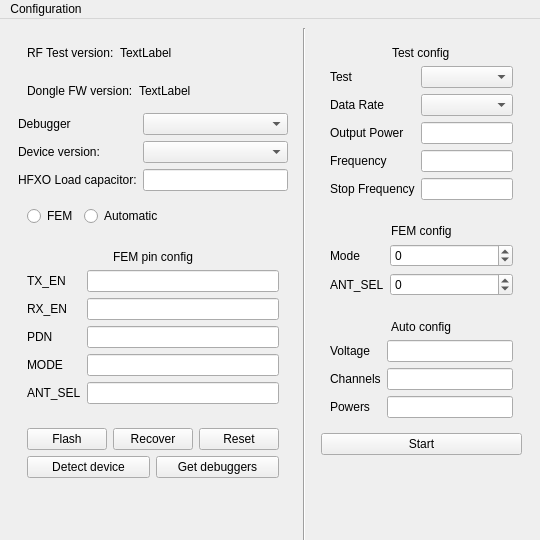
<?xml version="1.0" encoding="UTF-8"?>
<ui version="4.0">
 <class>MainWindow</class>
 <widget class="QMainWindow" name="MainWindow">
  <property name="geometry">
   <rect>
    <x>0</x>
    <y>0</y>
    <width>540</width>
    <height>540</height>
   </rect>
  </property>
  <property name="sizePolicy">
   <sizepolicy hsizetype="Fixed" vsizetype="Fixed">
    <horstretch>0</horstretch>
    <verstretch>0</verstretch>
   </sizepolicy>
  </property>
  <property name="minimumSize">
   <size>
    <width>540</width>
    <height>540</height>
   </size>
  </property>
  <property name="maximumSize">
   <size>
    <width>540</width>
    <height>540</height>
   </size>
  </property>
  <property name="windowTitle">
   <string>RF test</string>
  </property>
  <widget class="QWidget" name="centralwidget">
   <property name="sizePolicy">
    <sizepolicy hsizetype="Preferred" vsizetype="Fixed">
     <horstretch>0</horstretch>
     <verstretch>0</verstretch>
    </sizepolicy>
   </property>
   <property name="minimumSize">
    <size>
     <width>540</width>
     <height>540</height>
    </size>
   </property>
   <property name="maximumSize">
    <size>
     <width>540</width>
     <height>540</height>
    </size>
   </property>
   <layout class="QGridLayout" name="gridLayout">
    <item row="0" column="0">
     <layout class="QHBoxLayout" name="horizontalLayout">
      <item alignment="Qt::AlignmentFlag::AlignRight|Qt::AlignmentFlag::AlignTop">
       <widget class="QWidget" name="programmerWidget" native="true">
        <property name="sizePolicy">
         <sizepolicy hsizetype="Fixed" vsizetype="Fixed">
          <horstretch>0</horstretch>
          <verstretch>0</verstretch>
         </sizepolicy>
        </property>
        <layout class="QVBoxLayout" name="verticalLayout">
         <item alignment="Qt::AlignmentFlag::AlignLeft">
          <widget class="QWidget" name="RFTestVersionWidget" native="true">
           <property name="sizePolicy">
            <sizepolicy hsizetype="Fixed" vsizetype="Fixed">
             <horstretch>0</horstretch>
             <verstretch>0</verstretch>
            </sizepolicy>
           </property>
           <layout class="QHBoxLayout" name="horizontalLayout_5">
            <item>
             <widget class="QLabel" name="rfTestVersionLabel">
              <property name="text">
               <string>RF Test version:</string>
              </property>
             </widget>
            </item>
            <item>
             <widget class="QLabel" name="rfTestVersion">
              <property name="text">
               <string>TextLabel</string>
              </property>
             </widget>
            </item>
           </layout>
          </widget>
         </item>
         <item alignment="Qt::AlignmentFlag::AlignLeft">
          <widget class="QWidget" name="donleFWVersionWidget" native="true">
           <property name="sizePolicy">
            <sizepolicy hsizetype="Fixed" vsizetype="Fixed">
             <horstretch>0</horstretch>
             <verstretch>0</verstretch>
            </sizepolicy>
           </property>
           <layout class="QHBoxLayout" name="horizontalLayout_7">
            <item>
             <widget class="QLabel" name="dongleFWVersionLabel">
              <property name="text">
               <string>Dongle FW version:</string>
              </property>
             </widget>
            </item>
            <item>
             <widget class="QLabel" name="dongleFWVersion">
              <property name="text">
               <string>TextLabel</string>
              </property>
             </widget>
            </item>
           </layout>
          </widget>
         </item>
         <item>
          <layout class="QFormLayout" name="programForm">
           <item row="0" column="0">
            <widget class="QLabel" name="debuggerLabel">
             <property name="text">
              <string>Debugger</string>
             </property>
            </widget>
           </item>
           <item row="0" column="1">
            <widget class="QComboBox" name="debuggerSNR"/>
           </item>
           <item row="1" column="0">
            <widget class="QLabel" name="deviceVersionLabel">
             <property name="text">
              <string>Device version:</string>
             </property>
            </widget>
           </item>
           <item row="1" column="1">
            <widget class="QComboBox" name="deviceVersion"/>
           </item>
           <item row="2" column="0">
            <widget class="QLabel" name="loadCapacitorLabel">
             <property name="text">
              <string>HFXO Load capacitor:</string>
             </property>
            </widget>
           </item>
           <item row="2" column="1">
            <widget class="QLineEdit" name="loadCapacitor">
             <property name="sizePolicy">
              <sizepolicy hsizetype="Expanding" vsizetype="Fixed">
               <horstretch>0</horstretch>
               <verstretch>0</verstretch>
              </sizepolicy>
             </property>
             <property name="minimumSize">
              <size>
               <width>0</width>
               <height>0</height>
              </size>
             </property>
             <property name="toolTip">
              <string>&lt;html&gt;&lt;head/&gt;&lt;body&gt;&lt;p&gt;Internal load capacitors in pF. To disable the internal load capacitors set this to 0. Leave blank to use default configuration.&lt;/p&gt;&lt;/body&gt;&lt;/html&gt;</string>
             </property>
            </widget>
           </item>
          </layout>
         </item>
         <item>
          <widget class="QWidget" name="radioButtons" native="true">
           <property name="sizePolicy">
            <sizepolicy hsizetype="Fixed" vsizetype="Fixed">
             <horstretch>0</horstretch>
             <verstretch>0</verstretch>
            </sizepolicy>
           </property>
           <layout class="QHBoxLayout" name="horizontalLayout_3">
            <item>
             <widget class="QRadioButton" name="FEM">
              <property name="text">
               <string>FEM</string>
              </property>
              <property name="autoExclusive">
               <bool>false</bool>
              </property>
             </widget>
            </item>
            <item>
             <widget class="QRadioButton" name="autoTest">
              <property name="text">
               <string>Automatic</string>
              </property>
              <property name="autoExclusive">
               <bool>false</bool>
              </property>
             </widget>
            </item>
           </layout>
          </widget>
         </item>
         <item>
          <widget class="QWidget" name="femPinWidget" native="true">
           <property name="sizePolicy">
            <sizepolicy hsizetype="Preferred" vsizetype="Preferred">
             <horstretch>0</horstretch>
             <verstretch>0</verstretch>
            </sizepolicy>
           </property>
           <layout class="QVBoxLayout" name="verticalLayout_3">
            <item alignment="Qt::AlignmentFlag::AlignHCenter">
             <widget class="QLabel" name="femPinsLabel">
              <property name="text">
               <string>FEM pin config</string>
              </property>
             </widget>
            </item>
            <item>
             <layout class="QFormLayout" name="femPins">
              <item row="0" column="0">
               <widget class="QLabel" name="txEnLabel">
                <property name="text">
                 <string>TX_EN</string>
                </property>
               </widget>
              </item>
              <item row="0" column="1">
               <widget class="QLineEdit" name="txEnPin">
                <property name="toolTip">
                 <string>&lt;html&gt;&lt;head/&gt;&lt;body&gt;&lt;p&gt;TX enable pin. High when DUT transmitting, low otherwise.&lt;/p&gt;&lt;/body&gt;&lt;/html&gt;</string>
                </property>
               </widget>
              </item>
              <item row="1" column="0">
               <widget class="QLabel" name="rxEnLabel">
                <property name="text">
                 <string>RX_EN</string>
                </property>
               </widget>
              </item>
              <item row="1" column="1">
               <widget class="QLineEdit" name="rxEnPin">
                <property name="toolTip">
                 <string>&lt;html&gt;&lt;head/&gt;&lt;body&gt;&lt;p&gt;RX enable pin. High when DUT receiving, low otherwise.&lt;/p&gt;&lt;/body&gt;&lt;/html&gt;</string>
                </property>
               </widget>
              </item>
              <item row="2" column="0">
               <widget class="QLabel" name="pdnLabel">
                <property name="text">
                 <string>PDN</string>
                </property>
               </widget>
              </item>
              <item row="2" column="1">
               <widget class="QLineEdit" name="pdnPin">
                <property name="toolTip">
                 <string>&lt;html&gt;&lt;head/&gt;&lt;body&gt;&lt;p&gt;Power down pin, always high.&lt;/p&gt;&lt;/body&gt;&lt;/html&gt;</string>
                </property>
               </widget>
              </item>
              <item row="3" column="0">
               <widget class="QLabel" name="modeLabel">
                <property name="text">
                 <string>MODE</string>
                </property>
               </widget>
              </item>
              <item row="3" column="1">
               <widget class="QLineEdit" name="modePin">
                <property name="toolTip">
                 <string>&lt;html&gt;&lt;head/&gt;&lt;body&gt;&lt;p&gt;Mode pin, state controlled by FEM config and can be changed without reflashing test firmware.&lt;/p&gt;&lt;/body&gt;&lt;/html&gt;</string>
                </property>
               </widget>
              </item>
              <item row="4" column="0">
               <widget class="QLabel" name="antSelLabel">
                <property name="text">
                 <string>ANT_SEL</string>
                </property>
               </widget>
              </item>
              <item row="4" column="1">
               <widget class="QLineEdit" name="antSelPin">
                <property name="toolTip">
                 <string>&lt;html&gt;&lt;head/&gt;&lt;body&gt;&lt;p&gt;Antenna select pin, state controlled by FEM config and can be changed without reflashing test firmware.&lt;/p&gt;&lt;/body&gt;&lt;/html&gt;</string>
                </property>
               </widget>
              </item>
             </layout>
            </item>
           </layout>
          </widget>
         </item>
         <item>
          <widget class="QWidget" name="buttonWidget" native="true">
           <property name="sizePolicy">
            <sizepolicy hsizetype="Preferred" vsizetype="Fixed">
             <horstretch>0</horstretch>
             <verstretch>0</verstretch>
            </sizepolicy>
           </property>
           <layout class="QHBoxLayout" name="horizontalLayout_2">
            <item>
             <layout class="QVBoxLayout" name="buttonRows">
              <item>
               <layout class="QHBoxLayout" name="buttonRow1">
                <item>
                 <widget class="QPushButton" name="flashButton">
                  <property name="toolTip">
                   <string>&lt;html&gt;&lt;head/&gt;&lt;body&gt;&lt;p&gt;Flash test firmware to DUT, and writes load capacitor config and FEM pin config to DUT.&lt;/p&gt;&lt;/body&gt;&lt;/html&gt;</string>
                  </property>
                  <property name="text">
                   <string>Flash</string>
                  </property>
                 </widget>
                </item>
                <item>
                 <widget class="QPushButton" name="recoverButton">
                  <property name="toolTip">
                   <string>&lt;html&gt;&lt;head/&gt;&lt;body&gt;&lt;p&gt;Recover the DUT by erasing flash and disabling readback protection.&lt;/p&gt;&lt;/body&gt;&lt;/html&gt;</string>
                  </property>
                  <property name="text">
                   <string>Recover</string>
                  </property>
                 </widget>
                </item>
                <item>
                 <widget class="QPushButton" name="resetButton">
                  <property name="toolTip">
                   <string>&lt;html&gt;&lt;head/&gt;&lt;body&gt;&lt;p&gt;Pin reset, requires DUT reset pin to be connected to the debugger.&lt;/p&gt;&lt;/body&gt;&lt;/html&gt;</string>
                  </property>
                  <property name="text">
                   <string>Reset</string>
                  </property>
                 </widget>
                </item>
               </layout>
              </item>
              <item>
               <layout class="QHBoxLayout" name="buttonRow2">
                <item>
                 <widget class="QPushButton" name="detectDeviceButton">
                  <property name="toolTip">
                   <string>&lt;html&gt;&lt;head/&gt;&lt;body&gt;&lt;p&gt;Gets device version of the connected DUT.&lt;/p&gt;&lt;/body&gt;&lt;/html&gt;</string>
                  </property>
                  <property name="text">
                   <string>Detect device</string>
                  </property>
                 </widget>
                </item>
                <item>
                 <widget class="QPushButton" name="updateDebuggersButton">
                  <property name="toolTip">
                   <string>&lt;html&gt;&lt;head/&gt;&lt;body&gt;&lt;p&gt;Gets all debuggers available.&lt;/p&gt;&lt;/body&gt;&lt;/html&gt;</string>
                  </property>
                  <property name="text">
                   <string>Get debuggers</string>
                  </property>
                 </widget>
                </item>
               </layout>
              </item>
             </layout>
            </item>
           </layout>
          </widget>
         </item>
        </layout>
       </widget>
      </item>
      <item>
       <widget class="Line" name="line_3">
        <property name="orientation">
         <enum>Qt::Orientation::Vertical</enum>
        </property>
       </widget>
      </item>
      <item alignment="Qt::AlignmentFlag::AlignLeft|Qt::AlignmentFlag::AlignTop">
       <widget class="QWidget" name="rfTestWiget" native="true">
        <property name="sizePolicy">
         <sizepolicy hsizetype="Maximum" vsizetype="Maximum">
          <horstretch>0</horstretch>
          <verstretch>0</verstretch>
         </sizepolicy>
        </property>
        <layout class="QVBoxLayout" name="verticalLayout_2">
         <item>
          <widget class="QWidget" name="testConfigWidget" native="true">
           <layout class="QVBoxLayout" name="verticalLayout_6">
            <item alignment="Qt::AlignmentFlag::AlignHCenter">
             <widget class="QLabel" name="testConfigLabel">
              <property name="sizePolicy">
               <sizepolicy hsizetype="Fixed" vsizetype="Fixed">
                <horstretch>0</horstretch>
                <verstretch>0</verstretch>
               </sizepolicy>
              </property>
              <property name="text">
               <string>Test config</string>
              </property>
             </widget>
            </item>
            <item>
             <layout class="QFormLayout" name="testConfig">
              <item row="0" column="0">
               <widget class="QLabel" name="testLabel">
                <property name="text">
                 <string>Test</string>
                </property>
               </widget>
              </item>
              <item row="0" column="1">
               <widget class="QComboBox" name="testType">
                <property name="toolTip">
                 <string>&lt;html&gt;&lt;head/&gt;&lt;body&gt;&lt;p&gt;&lt;br/&gt;&lt;/p&gt;&lt;/body&gt;&lt;/html&gt;</string>
                </property>
               </widget>
              </item>
              <item row="1" column="0">
               <widget class="QLabel" name="dataRateLabel">
                <property name="text">
                 <string>Data Rate</string>
                </property>
               </widget>
              </item>
              <item row="1" column="1">
               <widget class="QComboBox" name="dataRate"/>
              </item>
              <item row="2" column="0">
               <widget class="QLabel" name="outputPowerLabel">
                <property name="text">
                 <string>Output Power</string>
                </property>
               </widget>
              </item>
              <item row="2" column="1">
               <widget class="QLineEdit" name="outputPower">
                <property name="toolTip">
                 <string>&lt;html&gt;&lt;head/&gt;&lt;body&gt;&lt;p&gt;Output power in dBm. If the configured output power isn't possible by the radio, the closest possible radio output power not exeeding the configured output power will be used.&lt;/p&gt;&lt;/body&gt;&lt;/html&gt;</string>
                </property>
               </widget>
              </item>
              <item row="3" column="0">
               <widget class="QLabel" name="firstChannelLabel">
                <property name="text">
                 <string>Frequency</string>
                </property>
               </widget>
              </item>
              <item row="3" column="1">
               <widget class="QLineEdit" name="firstChannel">
                <property name="toolTip">
                 <string>&lt;html&gt;&lt;head/&gt;&lt;body&gt;&lt;p&gt;Radio frequency in MHz offset from 2400MHz.&lt;/p&gt;&lt;/body&gt;&lt;/html&gt;</string>
                </property>
               </widget>
              </item>
              <item row="4" column="0">
               <widget class="QLabel" name="lastChannelLabel">
                <property name="text">
                 <string>Stop Frequency</string>
                </property>
               </widget>
              </item>
              <item row="4" column="1">
               <widget class="QLineEdit" name="lastChannel">
                <property name="toolTip">
                 <string>&lt;html&gt;&lt;head/&gt;&lt;body&gt;&lt;p&gt;Ending sweep frequency in MHz offset from 2400MHz.&lt;/p&gt;&lt;/body&gt;&lt;/html&gt;</string>
                </property>
               </widget>
              </item>
             </layout>
            </item>
           </layout>
          </widget>
         </item>
         <item>
          <widget class="QWidget" name="femSettingsWidget" native="true">
           <property name="sizePolicy">
            <sizepolicy hsizetype="Preferred" vsizetype="Preferred">
             <horstretch>0</horstretch>
             <verstretch>0</verstretch>
            </sizepolicy>
           </property>
           <layout class="QVBoxLayout" name="verticalLayout_4">
            <item alignment="Qt::AlignmentFlag::AlignHCenter">
             <widget class="QLabel" name="pinSettingsLabel">
              <property name="text">
               <string>FEM config</string>
              </property>
             </widget>
            </item>
            <item>
             <layout class="QFormLayout" name="femSettings">
              <item row="0" column="0">
               <widget class="QLabel" name="modeSettingLabel">
                <property name="text">
                 <string>Mode</string>
                </property>
               </widget>
              </item>
              <item row="0" column="1">
               <widget class="QSpinBox" name="modeSetting">
                <property name="wrapping">
                 <bool>true</bool>
                </property>
                <property name="maximum">
                 <number>1</number>
                </property>
               </widget>
              </item>
              <item row="1" column="1">
               <widget class="QSpinBox" name="antSelSetting">
                <property name="wrapping">
                 <bool>true</bool>
                </property>
                <property name="minimum">
                 <number>0</number>
                </property>
                <property name="maximum">
                 <number>1</number>
                </property>
                <property name="value">
                 <number>0</number>
                </property>
               </widget>
              </item>
              <item row="1" column="0">
               <widget class="QLabel" name="antSelSettingLabel">
                <property name="text">
                 <string>ANT_SEL</string>
                </property>
               </widget>
              </item>
             </layout>
            </item>
           </layout>
          </widget>
         </item>
         <item>
          <widget class="QWidget" name="autoTestWidget" native="true">
           <layout class="QVBoxLayout" name="verticalLayout_5">
            <item alignment="Qt::AlignmentFlag::AlignHCenter">
             <widget class="QLabel" name="autoConfigLabel">
              <property name="text">
               <string>Auto config</string>
              </property>
             </widget>
            </item>
            <item>
             <layout class="QFormLayout" name="autoConfig">
              <item row="1" column="0">
               <widget class="QLabel" name="voltageLabel">
                <property name="text">
                 <string>Voltage</string>
                </property>
               </widget>
              </item>
              <item row="1" column="1">
               <widget class="QLineEdit" name="voltageLineEdit"/>
              </item>
              <item row="2" column="0">
               <widget class="QLabel" name="channelsLabel">
                <property name="text">
                 <string>Channels</string>
                </property>
               </widget>
              </item>
              <item row="2" column="1">
               <widget class="QLineEdit" name="channelsLineEdit"/>
              </item>
              <item row="3" column="1">
               <widget class="QLineEdit" name="powersLineEdit"/>
              </item>
              <item row="3" column="0">
               <widget class="QLabel" name="powersLabel">
                <property name="text">
                 <string>Powers</string>
                </property>
               </widget>
              </item>
             </layout>
            </item>
           </layout>
          </widget>
         </item>
         <item>
          <widget class="QPushButton" name="startButton">
           <property name="sizePolicy">
            <sizepolicy hsizetype="Preferred" vsizetype="Preferred">
             <horstretch>0</horstretch>
             <verstretch>0</verstretch>
            </sizepolicy>
           </property>
           <property name="toolTip">
            <string>&lt;html&gt;&lt;head/&gt;&lt;body&gt;&lt;p&gt;Start RF test.&lt;/p&gt;&lt;/body&gt;&lt;/html&gt;</string>
           </property>
           <property name="toolTipDuration">
            <number>-1</number>
           </property>
           <property name="text">
            <string>Start</string>
           </property>
           <property name="shortcut">
            <string>Return</string>
           </property>
          </widget>
         </item>
        </layout>
       </widget>
      </item>
     </layout>
    </item>
   </layout>
  </widget>
  <widget class="QMenuBar" name="menuBar">
   <property name="geometry">
    <rect>
     <x>0</x>
     <y>0</y>
     <width>540</width>
     <height>22</height>
    </rect>
   </property>
   <widget class="QMenu" name="menuConfiguration">
    <property name="title">
     <string>Configuration</string>
    </property>
    <addaction name="actionSpectrum_analyzer"/>
    <addaction name="actionPower_supply"/>
   </widget>
   <addaction name="menuConfiguration"/>
  </widget>
  <action name="actionSpectrum_analyzer">
   <property name="checkable">
    <bool>false</bool>
   </property>
   <property name="text">
    <string>Spectrum analyzer</string>
   </property>
   <property name="menuRole">
    <enum>QAction::MenuRole::TextHeuristicRole</enum>
   </property>
  </action>
  <action name="actionPower_supply">
   <property name="text">
    <string>Power supply</string>
   </property>
  </action>
 </widget>
 <tabstops>
  <tabstop>startButton</tabstop>
 </tabstops>
 <resources/>
 <connections/>
</ui>
